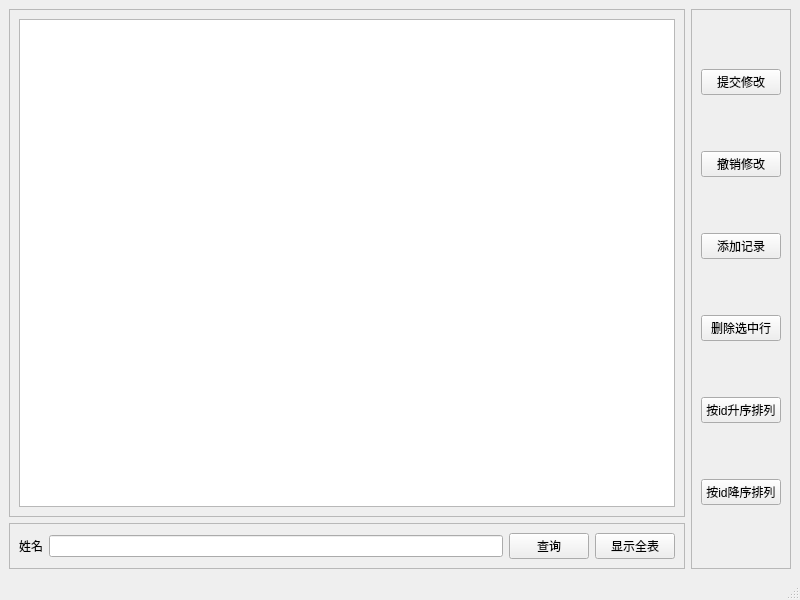
<?xml version="1.0" encoding="UTF-8"?>
<ui version="4.0">
 <class>MainWindow</class>
 <widget class="QMainWindow" name="MainWindow">
  <property name="geometry">
   <rect>
    <x>0</x>
    <y>0</y>
    <width>800</width>
    <height>600</height>
   </rect>
  </property>
  <property name="windowTitle">
   <string>MainWindow</string>
  </property>
  <widget class="QWidget" name="centralwidget">
   <layout class="QGridLayout" name="gridLayout">
    <item row="0" column="1" rowspan="2">
     <widget class="QFrame" name="frame_3">
      <property name="frameShape">
       <enum>QFrame::StyledPanel</enum>
      </property>
      <property name="frameShadow">
       <enum>QFrame::Raised</enum>
      </property>
      <layout class="QVBoxLayout" name="verticalLayout">
       <item>
        <widget class="QPushButton" name="pushButton_2">
         <property name="text">
          <string>提交修改</string>
         </property>
        </widget>
       </item>
       <item>
        <widget class="QPushButton" name="pushButton_6">
         <property name="text">
          <string>撤销修改</string>
         </property>
        </widget>
       </item>
       <item>
        <widget class="QPushButton" name="pushButton_5">
         <property name="text">
          <string>添加记录</string>
         </property>
        </widget>
       </item>
       <item>
        <widget class="QPushButton" name="pushButton_4">
         <property name="text">
          <string>删除选中行</string>
         </property>
        </widget>
       </item>
       <item>
        <widget class="QPushButton" name="pushButton_3">
         <property name="text">
          <string>按id升序排列</string>
         </property>
        </widget>
       </item>
       <item>
        <widget class="QPushButton" name="pushButton">
         <property name="text">
          <string>按id降序排列</string>
         </property>
        </widget>
       </item>
      </layout>
     </widget>
    </item>
    <item row="0" column="0">
     <widget class="QFrame" name="frame">
      <property name="frameShape">
       <enum>QFrame::StyledPanel</enum>
      </property>
      <property name="frameShadow">
       <enum>QFrame::Raised</enum>
      </property>
      <layout class="QHBoxLayout" name="horizontalLayout">
       <item>
        <widget class="QTableView" name="tableView"/>
       </item>
      </layout>
     </widget>
    </item>
    <item row="1" column="0">
     <widget class="QFrame" name="frame_2">
      <property name="frameShape">
       <enum>QFrame::StyledPanel</enum>
      </property>
      <property name="frameShadow">
       <enum>QFrame::Raised</enum>
      </property>
      <layout class="QHBoxLayout" name="horizontalLayout_2">
       <item>
        <widget class="QLabel" name="label">
         <property name="text">
          <string>姓名</string>
         </property>
        </widget>
       </item>
       <item>
        <widget class="QLineEdit" name="lineEdit"/>
       </item>
       <item>
        <widget class="QPushButton" name="pushButton_7">
         <property name="text">
          <string>查询</string>
         </property>
        </widget>
       </item>
       <item>
        <widget class="QPushButton" name="pushButton_8">
         <property name="text">
          <string>显示全表</string>
         </property>
        </widget>
       </item>
      </layout>
     </widget>
    </item>
   </layout>
  </widget>
  <widget class="QMenuBar" name="menubar">
   <property name="geometry">
    <rect>
     <x>0</x>
     <y>0</y>
     <width>800</width>
     <height>23</height>
    </rect>
   </property>
  </widget>
  <widget class="QStatusBar" name="statusbar"/>
 </widget>
 <resources/>
 <connections/>
</ui>
